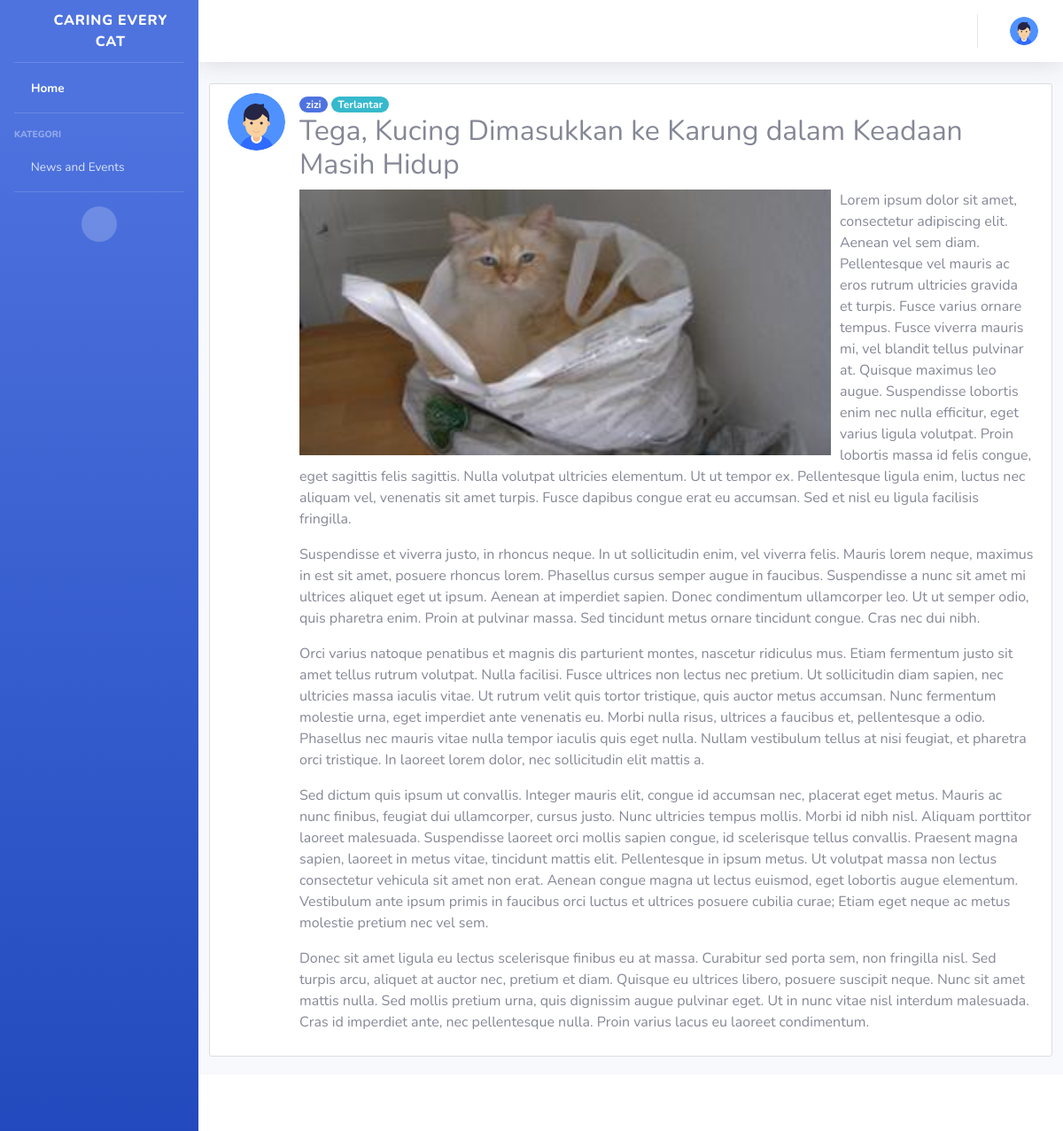
The page /post/tega-kucing-dimasukkan-ke-karung-dalam-keadaan-masih-hidup/ (signed in) on the database its author committed.
### user/models.py (models this page shows, shortened)
class Profile(models.Model):
    user = models.OneToOneField(User, on_delete=models.CASCADE)
    gender = models.ForeignKey(Gender, on_delete=models.SET_NULL, null=True)
    country = models.ForeignKey(Country, on_delete=models.SET_NULL, null=True)
    province = models.ForeignKey(Province, on_delete=models.SET_NULL, null=True)
    city = models.ForeignKey(City, on_delete=models.SET_NULL, null=True)
    tribe = models.ForeignKey(Tribe, on_delete=models.SET_NULL, null=True)
    phone_regex = RegexValidator(regex=r'^\+?1?\d{9,14}$', message="Phone number must be entered in the format: '+6281297126699' or 081297126699. Up to 14 digits allowed.")
    phone_number = models.CharField(validators=[phone_regex], max_length=14, null=True)
    ktp_address = models.TextField(null=True)
    current_address = models.TextField(null=True)
    class_of = models.IntegerField(choices=year_choices(), validators=[MinValueValidator(1991), max_value_current_year], null=True)
    birth_date = models.DateField(default=timezone.now)
    image = models.ImageField(default='default.jpg', upload_to='profile_pics')

### blog/models.py (models this page shows, shortened)
class Post(models.Model):
    category = models.ForeignKey(Category, on_delete=models.SET_NULL, null=True)
    title = models.CharField(max_length=100)
    content = RichTextField()
    image = models.ImageField(default='default_content.jpg', upload_to='content_pics')
    is_posted = models.BooleanField(default=False)
    date_posted = models.DateTimeField(blank=True, null=True)
    author = models.ForeignKey(User, on_delete=models.CASCADE)
    created_date = models.DateTimeField(auto_now_add=True, null=True)
    updated_date = models.DateTimeField(blank=True, null=True)
    updated_by = models.ForeignKey(User, on_delete=models.CASCADE, blank=True, null=True, related_name='updated_by')
    slug = models.SlugField(blank=True, editable=False)

class Category(models.Model):
    category_code = models.CharField(max_length=20)
    category_desc = models.CharField(max_length=50)
    slug = models.SlugField(blank=True, editable=False)

### blog/views.py (the view)
# urls.py: url(r'^post/(?P<slug>[\w-]+)/$', views.PostDetail, name='post-detail'),
def PostDetail(request,slug):
    post = Post.objects.get(slug=slug)
    return render(request, 'blog/post_detail.html', {'post': post})

### peoplemanagement/context_processors.py (called while the page is built)
def blog_categories(request):
    return {
        'blog_categories': model_blog.Category.objects.all()
    }

### blog/templates/blog/post_detail.html (shortened to what this page needs)
{% extends "blog/base.html" %}
{% block content %}
<article class="media content-section">
  <img class="rounded-circle article-img" src="{{ post.author.profile.image.url }}">
  <div class="media-body">
    <div class="article-metadata">
      <a class="badge badge-pill badge-primary" href="{% url 'post-user-list' post.author %}">{{ post.author }}</a>
      <a class="badge badge-pill badge-info"
        href="{% url 'post-category-list' post.category.slug %}">{{ post.category.category_desc}}</a>
    </div>
    <h2 class="article-title">{{ post.title }}</h2>
    <img class="img-fluid" style="width:600px;height:300px;float:left;margin-right:10px;" src="{{ post.image.url }}">
    {{ post.content | safe}}
  </div>
</article>
{% endblock content %}

### blog/templates/blog/base.html (shortened to what this page needs)
{% load static %}
<!DOCTYPE html>
<html lang="en">
<head>
    <link href="{% static 'vendor/fontawesome-free/css/all.min.css'%}" rel="stylesheet" type="text/css">
    <link href="{% static 'css/sb-admin-2.min.css' %}" rel="stylesheet">
    <link rel="stylesheet" type="text/css" href="{% static 'blog/main.css' %}">
</head>
<body id="page-top">
    <div id="wrapper">
        <ul class="navbar-nav bg-gradient-primary sidebar sidebar-dark accordion" id="accordionSidebar">
            <a class="sidebar-brand d-flex align-items-center justify-content-center" href="{% url 'home' %}">
                <div class="sidebar-brand-icon rotate-n-15">
                    <i class="fas fa-laugh-wink"></i>
                </div>
                <div class="sidebar-brand-text mx-3">Caring Every Cat <sup></sup></div>
            </a>
            <hr class="sidebar-divider my-0">
            <li class="nav-item active">
                <a class="nav-link" href="{% url 'home' %}">
                    <i class="fas fa-home"></i>
                    <span>Home</span></a>
            </li>
            <hr class="sidebar-divider">
            <div class="sidebar-heading">
                Kategori
            </div>
            <li class="nav-item">
                <a class="nav-link collapsed" href="#" data-toggle="collapse" data-target="#collapseOne"
                    aria-expanded="true" aria-controls="collapseTwo">
                    <i class="fas fa-tasks"></i>
                    <span>News and Events</span>
                </a>
            </li>
            <hr class="sidebar-divider d-none d-md-block">
            <div class="text-center d-none d-md-inline">
                <button class="rounded-circle border-0" id="sidebarToggle"></button>
            </div>
        </ul>
        <div id="content-wrapper" class="d-flex flex-column">
            <div id="content">
                <nav class="navbar navbar-expand navbar-light bg-white topbar mb-4 static-top shadow">
                    <ul class="navbar-nav ml-auto">
                        {% if user.is_authenticated %}
                        <li class="nav-item dropdown no-arrow">
                            <a class="nav-link dropdown-toggle" href="#" id="userDropdown" role="button"
                                data-toggle="dropdown" aria-haspopup="true" aria-expanded="false">
                                <img class="img-profile rounded-circle" src="{{ user.profile.image.url }}">
                            </a>
                        </li>
                        {% else %}
                        <div class="navbar-nav">
                            <a class="nav-item nav-link" href="{% url 'login' %}">Login</a>
                            <a class="nav-item nav-link" href="{% url 'register' %}">Register</a>
                        </div>
                        {% endif %}
                    </ul>
                </nav>
                <div class="container-fluid">
                    <div class="row">
                        {% block content %}{% endblock %}
                    </div>
                </div>
                <footer class="sticky-footer bg-white">
                </footer>
            </div>
        </div>
</body>
</html>

### blog/static/blog/main.css (style rules this page uses)
.content-section { background: #ffffff; padding: 10px 20px; border: 1px solid #dddddd; border-radius: 3px; margin-bottom: 20px; }
.article-img { height: 65px; width: 65px; margin-right: 16px; }

### rows shown on the page
Post: author.profile.image (placeholder picture), author "zizi", category.category_desc "Terlantar", title "Tega, Kucing Dimasukkan ke Karung dalam Keadaan Masih Hidup", image (picture), content "Lorem ipsum dolor sit amet, consectetur adipiscing elit. Aenean vel sem diam. Pellentesque vel mauris ac eros rutrum ultricies gravida et turpis. Fusce varius ornare tempus. Fusce viverra mauris mi, vel blandit tellus pulvinar at. Quisque maximus leo augue. Suspendisse lobortis enim nec nulla efficitur, eget varius ligula volutpat. Proin lobortis massa id felis congue, eget sagittis felis sagittis. Nulla volutpat ultricies elementum. Ut ut tempor ex. Pellentesque ligula enim, luctus nec aliquam vel, venenatis sit amet turpis. Fusce dapibus congue erat eu accumsan. Sed et nisl eu ligula facilisis fringilla. Suspendisse et viverra justo, in rhoncus neque. In ut sollicitudin enim, vel viverra…"
